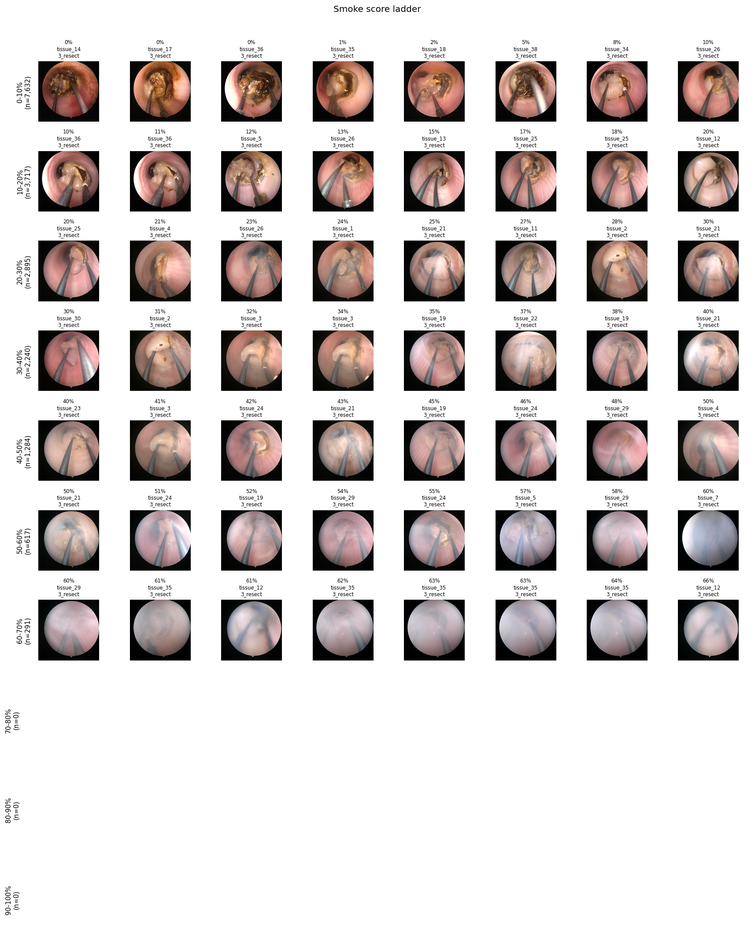
#> input picture smoke_grid.png, 755 x 935 px, shrunk from 1714 x 2122 before the run
$ python smoke_detection.py smoke_grid.png
#> lines starting #> are read from the running program, lines starting #| are printed output that depends on the picture; after the words box and inside, x2 and y2 are one past the last pixel; in counts of white or black regions, pixels touching at a corner belong together
"""
smoke_detection.py — Deterministic CV-based smoke score for circular tissue samples.

Pipeline:
    1. Detect the inner circle of the tissue via Hough Circle Transform.
    2. Mask everything outside the circle.
    3. Compute three smoke indicators inside the mask:
         - Mean HSV saturation       (smoke desaturates → lower = smokier)
         - Canny edge density        (smoke blurs detail → lower = smokier)
         - Mean dark channel prior   (smoke adds airlight → higher = smokier)
    4. Normalize each to [0, 1] against calibrated "clear" / "smoky" anchors.
    5. Combine with weights into a 0–100% smoke score.

The clear/smoky anchor values are dataset-dependent. Calibrate them on a handful
of known-clear and known-smoky tissues before using the score for anything real.
"""

from __future__ import annotations

from dataclasses import dataclass
from typing import Optional, Tuple

import cv2
import numpy as np


# ---------------------------------------------------------------------------
# Data types
# ---------------------------------------------------------------------------

@dataclass
class SmokeMetrics:
    """Raw measurements, per-feature normalized scores, and final weighted score."""
    # Raw measurements
    saturation_mean: float        # 0–255, mean HSV S inside circle
    edge_density: float           # 0–1, fraction of in-circle pixels that are Canny edges
    dark_channel_mean: float      # 0–255, mean dark channel prior inside circle

    # Per-feature normalized smoke contributions in [0, 1] (1 = maximally smoky)
    saturation_score: float
    edge_score: float
    dark_channel_score: float

    # Final score in [0, 100]
    smoke_score: float


# ---------------------------------------------------------------------------
# Circle detection & masking
# ---------------------------------------------------------------------------

def detect_inner_circle(
    image: np.ndarray,
    min_radius_frac: float = 0.10,
    max_radius_frac: float = 0.50,
    dp: float = 1.2,
    param1: float = 100.0,
    param2: float = 30.0,
) -> Optional[Tuple[int, int, int]]:
    """
    Detect the inner circle of a tissue sample with Hough Circle Transform.

    Radius bounds are expressed as fractions of min(height, width) so the same
    parameters work across image resolutions.

    Args:
        image:            BGR image as a numpy array.
        min_radius_frac:  Minimum circle radius / min(H, W).
        max_radius_frac:  Maximum circle radius / min(H, W).
        dp:               Inverse ratio of accumulator resolution.
        param1:           Upper Canny threshold used inside HoughCircles.
        param2:           Accumulator threshold; lower → more (and noisier) circles.

    Returns:
        (cx, cy, r) of the smallest detected circle, or None if no circle is found.
    """
    gray = cv2.cvtColor(image, cv2.COLOR_BGR2GRAY)
    gray = cv2.medianBlur(gray, 5)

    h, w = gray.shape
    min_dim = min(h, w)
    min_radius = int(min_dim * min_radius_frac)
    max_radius = int(min_dim * max_radius_frac)

    circles = cv2.HoughCircles(
        gray,
        cv2.HOUGH_GRADIENT,
        dp=dp,
        minDist=min_dim,  # we expect a single dominant circle
        param1=param1,
        param2=param2,
        minRadius=min_radius,
        maxRadius=max_radius,
    )

    if circles is None:
        return None

    # circles has shape (1, n, 3); pick the smallest-radius one (the inner circle).
    circles = np.round(circles[0]).astype(int)
    cx, cy, r = sorted(circles, key=lambda c: c[2])[0]
    return int(cx), int(cy), int(r)


def make_circle_mask(
    shape: Tuple[int, ...],
    center: Tuple[int, int],
    radius: int,
    shrink: float = 0.95,
) -> np.ndarray:
    """
    Build a uint8 binary mask for a circle.

    `shrink` slightly contracts the radius to avoid sampling the boundary
    artifacts (well rim, lighting falloff, etc.) that often live right at
    the detected edge.
    """
    mask = np.zeros(shape[:2], dtype=np.uint8)
    cv2.circle(mask, center, int(radius * shrink), 255, thickness=-1)
    return mask


# ---------------------------------------------------------------------------
# Per-feature measurements
# ---------------------------------------------------------------------------

def _valid_mask(image: np.ndarray, mask: np.ndarray,
                v_lo: float = 0.30, v_hi: float = 0.75) -> np.ndarray:
    """Circle mask intersected with V in [v_lo, v_hi]. Returns uint8 0/255."""
    hsv = cv2.cvtColor(image, cv2.COLOR_BGR2HSV)
    v = hsv[:, :, 2]
    valid = ((v >= int(v_lo * 255)) & (v <= int(v_hi * 255))).astype(np.uint8) * 255
    return cv2.bitwise_and(mask, valid)


def compute_saturation(image: np.ndarray, mask: np.ndarray) -> float:
    """Mean HSV saturation inside valid (mid-brightness) circle pixels.
    Lower is smokier."""
    valid = _valid_mask(image, mask)
    if cv2.countNonZero(valid) == 0:
        return 0.0
    hsv = cv2.cvtColor(image, cv2.COLOR_BGR2HSV)
    return float(cv2.mean(hsv[:, :, 1], mask=valid)[0])


def compute_edge_density(
    image: np.ndarray,
    mask: np.ndarray,
    canny_low: int = 50,
    canny_high: int = 150,
) -> float:
    """Fraction of valid in-circle pixels that are Canny edges. Lower is smokier."""
    gray = cv2.cvtColor(image, cv2.COLOR_BGR2GRAY)
    edges = cv2.Canny(gray, canny_low, canny_high)
    valid = _valid_mask(image, mask)

    n_valid = int(cv2.countNonZero(valid))
    if n_valid == 0:
        return 0.0
    n_edge = int(cv2.countNonZero(cv2.bitwise_and(edges, edges, mask=valid)))
    return n_edge / n_valid


def compute_dark_channel(
    image: np.ndarray,
    mask: np.ndarray,
    patch_size: int = 15,
) -> float:
    """Mean dark channel prior inside valid (mid-brightness) circle pixels.
    Higher is smokier."""
    valid = _valid_mask(image, mask)
    if cv2.countNonZero(valid) == 0:
        return 0.0
    min_rgb = np.min(image, axis=2).astype(np.uint8)
    kernel = cv2.getStructuringElement(cv2.MORPH_RECT, (patch_size, patch_size))
    dark = cv2.erode(min_rgb, kernel)
    return float(cv2.mean(dark, mask=valid)[0])


# ---------------------------------------------------------------------------
# Top-level scoring
# ---------------------------------------------------------------------------

def _normalize(value: float, clear: float, smoky: float) -> float:
    """Linearly map `value` from the [clear, smoky] range onto [0, 1], clipped."""
    if clear == smoky:
        return 0.0
    return float(np.clip((value - clear) / (smoky - clear), 0.0, 1.0))


def analyze_smoke(
    image: np.ndarray,
    *,
    weights: Tuple[float, float, float] = (0.4, 0.3, 0.3),
    saturation_clear: float = 120.0,
    saturation_smoky: float = -35.1,
    edge_clear: float = 0.10,
    edge_smoky: float = -0.0538,
    dark_clear: float = 20.0,
    dark_smoky: float = 203.7,
    circle: Optional[Tuple[int, int, int]] = None,
) -> Tuple[SmokeMetrics, Tuple[int, int, int]]:
    """
    Compute a 0–100 smoke score for a tissue sample image.

    Args:
        image:               BGR image (numpy array).
        weights:             (saturation, edge, dark_channel). Should sum to 1.
        saturation_clear/_smoky: Anchor mean-saturation values for normalization.
        edge_clear/_smoky:       Anchor edge-density values for normalization.
        dark_clear/_smoky:       Anchor dark-channel values for normalization.
        circle:              Optional pre-computed (cx, cy, r). If None, detected
                             automatically with default Hough parameters.

    Returns:
        (SmokeMetrics, (cx, cy, r)) — the metrics and the circle that was used.

    Raises:
        ValueError: If no inner circle can be detected.
    """
    if circle is None:
        circle = detect_inner_circle(image)
        if circle is None:
            raise ValueError("Could not detect an inner circle in the image.")

    cx, cy, r = circle
    mask = make_circle_mask(image.shape, (cx, cy), r)

    sat = compute_saturation(image, mask)
    edge = compute_edge_density(image, mask)
    dark = compute_dark_channel(image, mask)

    # Note the direction: saturation/edge are inverted (clear > smoky in raw value),
    # so we swap the args to _normalize so that 1.0 always means "maximally smoky".
    sat_score = _normalize(sat, clear=saturation_clear, smoky=saturation_smoky)
    edge_score = _normalize(edge, clear=edge_clear, smoky=edge_smoky)
    dark_score = _normalize(dark, clear=dark_clear, smoky=dark_smoky)

    w_sat, w_edge, w_dark = weights
    weighted = w_sat * sat_score + w_edge * edge_score + w_dark * dark_score
    smoke_score = float(np.clip(weighted * 100.0, 0.0, 100.0))

    metrics = SmokeMetrics(
        saturation_mean=sat,
        edge_density=edge,
        dark_channel_mean=dark,
        saturation_score=sat_score,
        edge_score=edge_score,
        dark_channel_score=dark_score,
        smoke_score=smoke_score,
    )
    return metrics, (cx, cy, r)


# ---------------------------------------------------------------------------
# Visualization helpers (handy while tuning anchors / weights)
# ---------------------------------------------------------------------------

def visualize(
    image: np.ndarray,
    metrics: SmokeMetrics,
    circle: Tuple[int, int, int],
) -> np.ndarray:
    """Overlay the detected circle and metric values on a copy of the image."""
    out = image.copy()
    cx, cy, r = circle
    cv2.circle(out, (cx, cy), r, (0, 255, 0), 2)
    cv2.circle(out, (cx, cy), 3, (0, 0, 255), -1)

    lines = [
        f"Smoke: {metrics.smoke_score:5.1f}%",
        f"Sat:   {metrics.saturation_mean:6.1f}  -> {metrics.saturation_score:.2f}",
        f"Edge:  {metrics.edge_density:6.4f}  -> {metrics.edge_score:.2f}",
        f"Dark:  {metrics.dark_channel_mean:6.1f}  -> {metrics.dark_channel_score:.2f}",
    ]
    for i, line in enumerate(lines):
        y = 30 + i * 28
        # Black halo for legibility on light backgrounds.
        cv2.putText(out, line, (10, y), cv2.FONT_HERSHEY_SIMPLEX, 0.7, (0, 0, 0), 4)
        cv2.putText(out, line, (10, y), cv2.FONT_HERSHEY_SIMPLEX, 0.7, (255, 255, 255), 1)
    return out


# ---------------------------------------------------------------------------
# CLI
# ---------------------------------------------------------------------------

if __name__ == "__main__":
    import argparse

    parser = argparse.ArgumentParser(description="Score a tissue image for smokiness.")
    parser.add_argument("image", help="Path to BGR-readable image.")
    parser.add_argument("--debug-out", default=None,
                        help="If set, write an annotated debug image here.")
    args = parser.parse_args()

    img = cv2.imread(args.image)
#> img is the input picture: shape (935, 755, 3); mean B, G, R 205.2, 206.5, 212.9
    if img is None:
        raise SystemExit(f"Failed to read image: {args.image}")

    metrics, circle = analyze_smoke(img)
#> in detect_inner_circle, `gray = cv2.medianBlur(gray, 5)`:
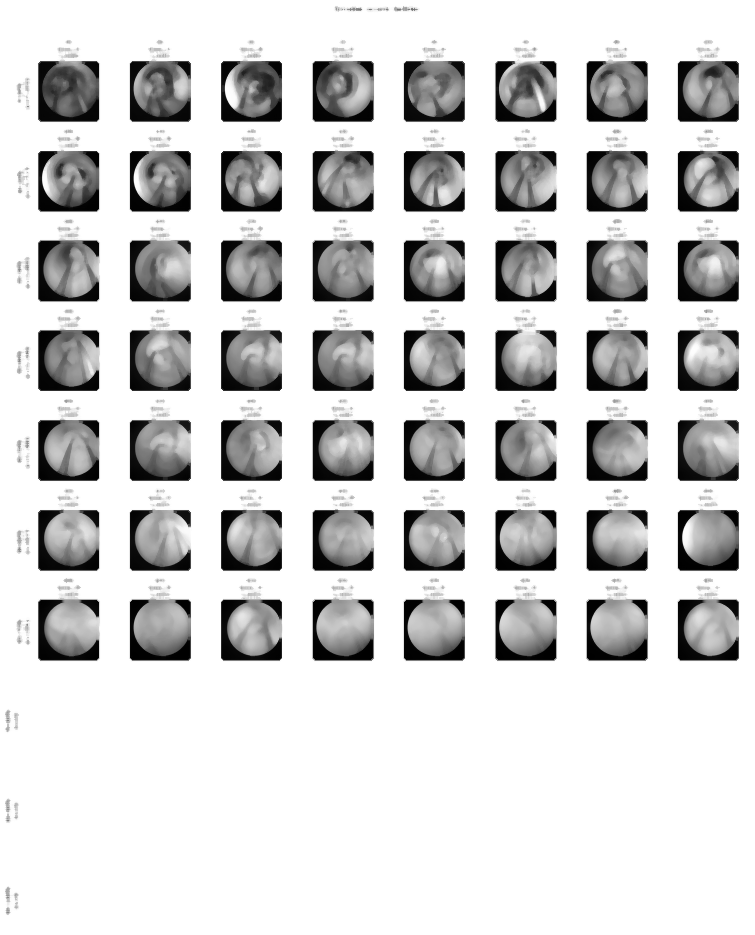
#> gray: shape (935, 755); min 0, max 255, mean 209.7
#> in detect_inner_circle, `circles = cv2.HoughCircles( gray, cv2.HOUGH_GRADIENT, dp=dp, minDist=m..`: circles = [[342.6, 336.6, 276]]
#> in detect_inner_circle, `circles = np.round(circles[0]).astype(int)`: circles = [[343, 337, 276]]
#> in detect_inner_circle, `cx, cy, r = sorted(circles, key=lambda c: c[2])[0]`: cx = 343; cy = 337; r = 276
#> in analyze_smoke, `circle = detect_inner_circle(image)`: circle = (343, 337, 276)
#> in analyze_smoke, `cx, cy, r = circle`: cx = 343; cy = 337; r = 276
#> in make_circle_mask, `cv2.circle(mask, center, int(radius * shrink), 255, thickness=-1)`:
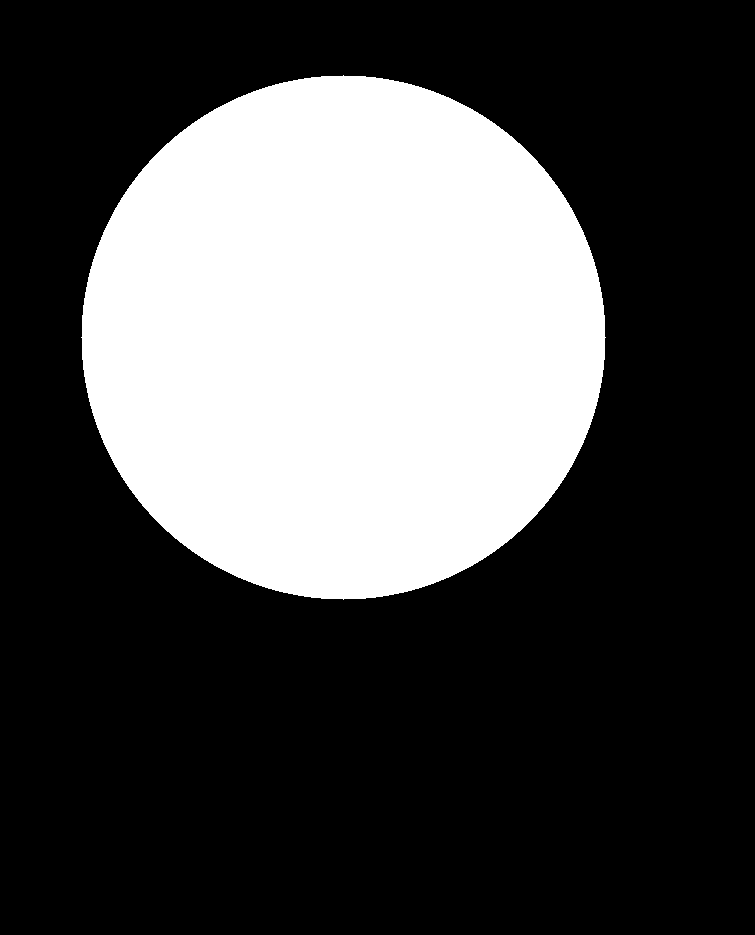
#> mask: shape (935, 755); 30.5% white; 1 white region, box (x1, y1, x2, y2) and area: (81, 75, 606, 600) 215605
#> in _valid_mask, `hsv = cv2.cvtColor(image, cv2.COLOR_BGR2HSV)`: hsv: shape (935, 755, 3); mean H, S, V 15.2, 19.8, 213.2
#> in _valid_mask, `valid = ((v >= int(v_lo * 255)) & (v <= int(v_hi * 255))).astype(np.ui..`:
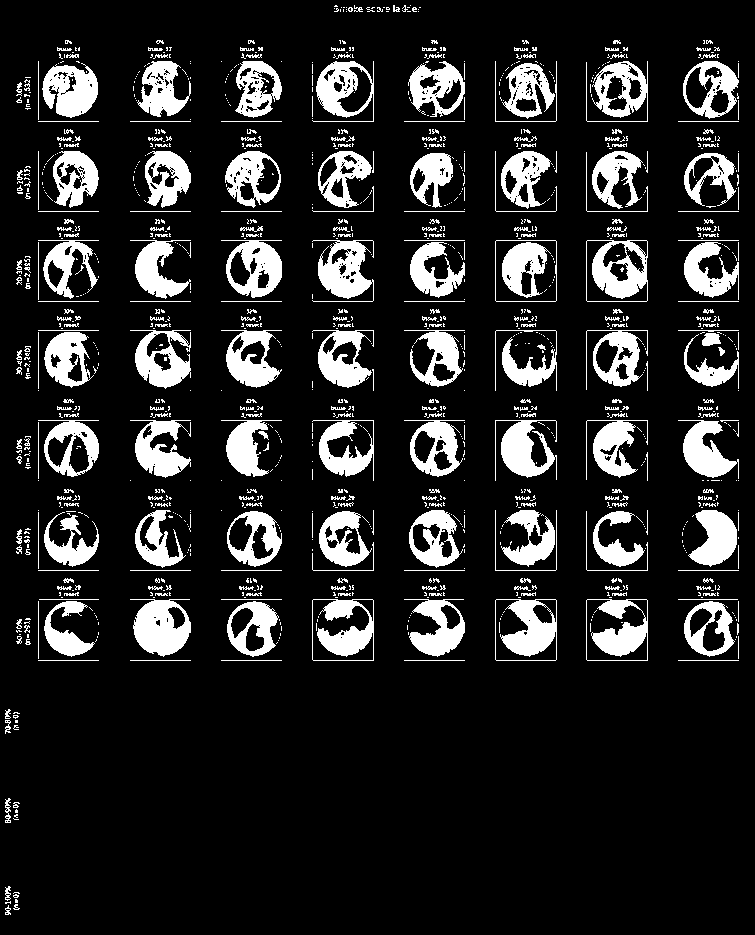
#> valid: shape (935, 755); 14.5% white; 1144 white regions (844 under 20 px), largest, box (x1, y1, x2, y2) and area: (130, 599, 191, 657) 2305, (42, 63, 98, 118) 2075, (312, 240, 374, 302) 2065
#> in _valid_mask, `return cv2.bitwise_and(mask, valid)`:
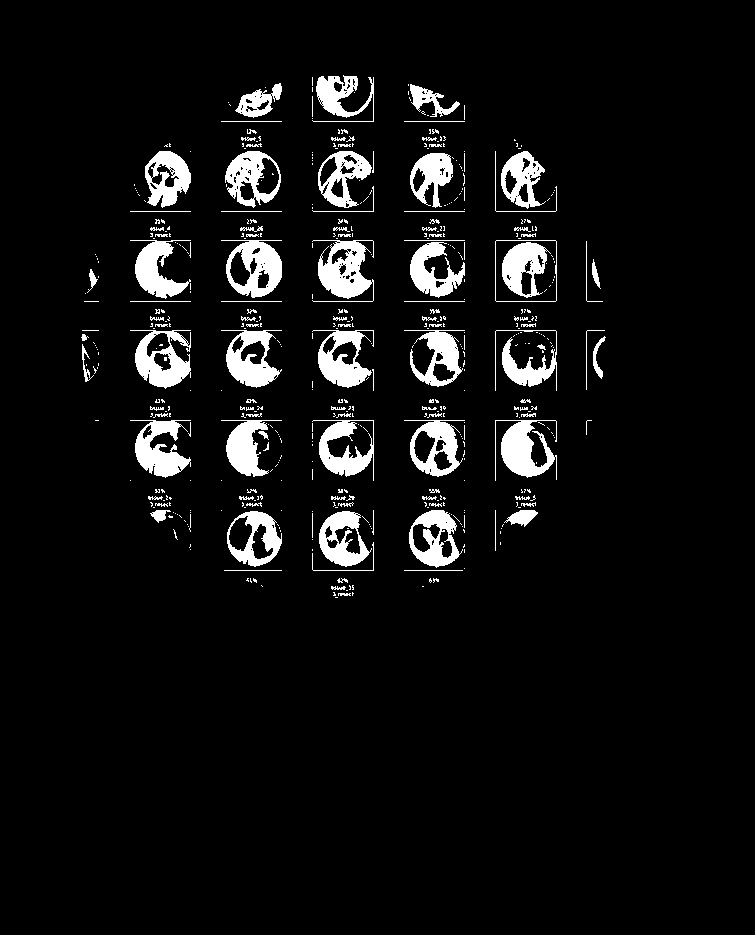
#> returned value: shape (935, 755); 6.5% white; 501 white regions (381 under 20 px), largest, box (x1, y1, x2, y2) and area: (312, 240, 374, 302) 2065, (495, 420, 557, 481) 1913, (221, 240, 282, 298) 1881
#> in analyze_smoke, `sat = compute_saturation(image, mask)`: sat = 60.25
#> in compute_edge_density, `edges = cv2.Canny(gray, canny_low, canny_high)`:
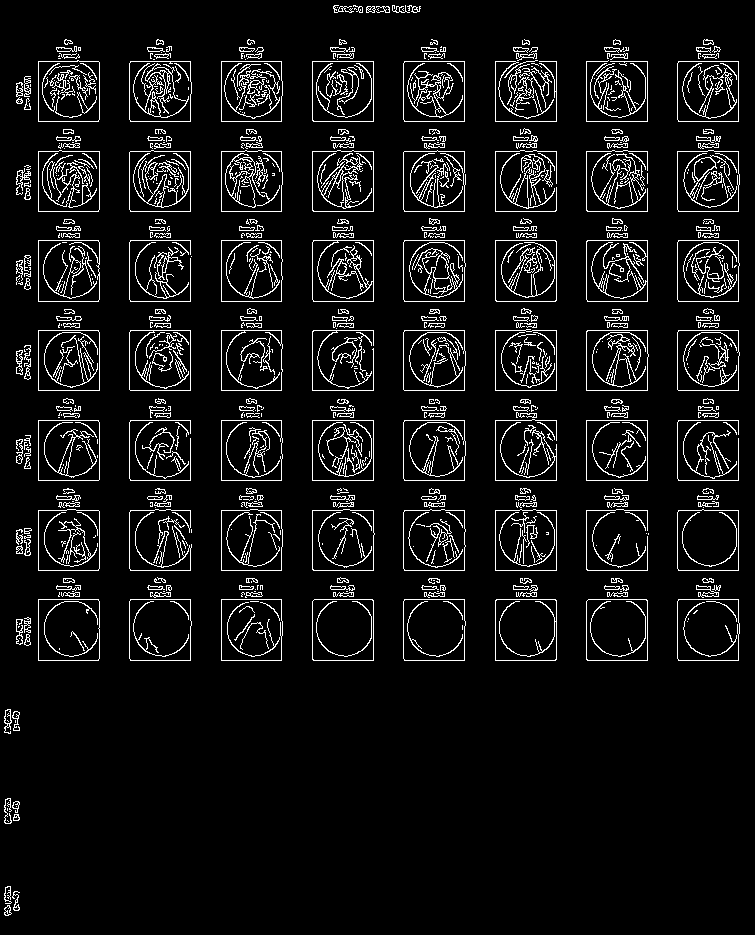
#> edges: shape (935, 755); 7.3% white in thin lines or dots
#> in compute_edge_density, `n_valid = int(cv2.countNonZero(valid))`: n_valid = 45571
#> in compute_edge_density, `n_edge = int(cv2.countNonZero(cv2.bitwise_and(edges, edges, mask=valid..`: n_edge = 13146
#> in analyze_smoke, `edge = compute_edge_density(image, mask)`: edge = 0.288
#> in compute_dark_channel, `dark = cv2.erode(min_rgb, kernel)`:
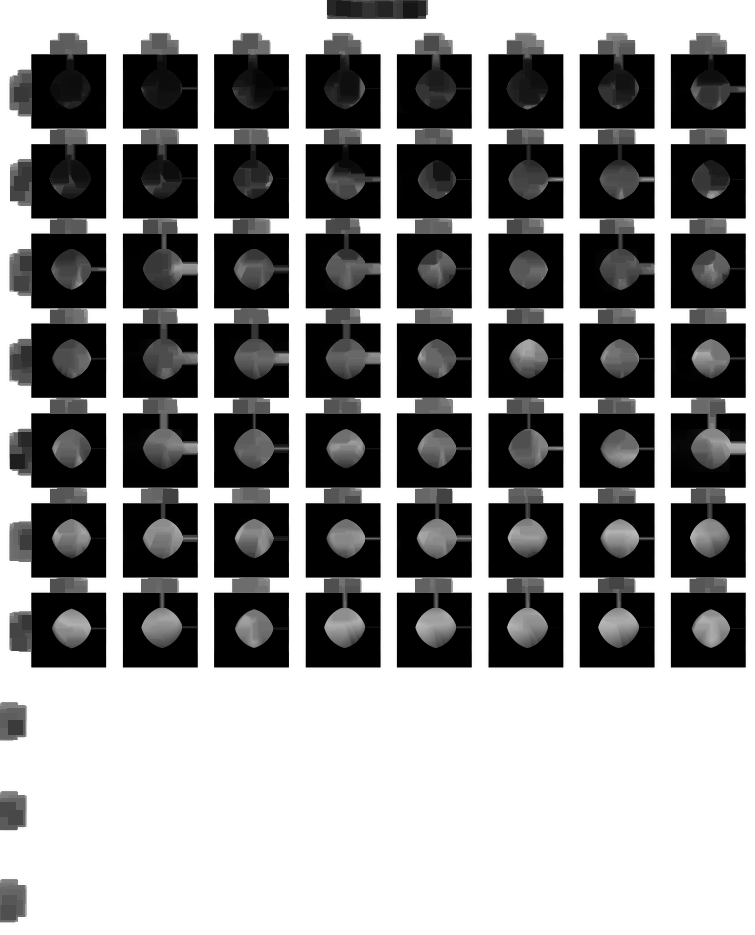
#> dark: shape (935, 755); min 0, max 255, mean 140.9
#> in analyze_smoke, `dark = compute_dark_channel(image, mask)`: dark = 32.01
#> in analyze_smoke, `sat_score = _normalize(sat, clear=saturation_clear, smoky=saturation_s..`: sat_score = 0.385
#> in analyze_smoke, `edge_score = _normalize(edge, clear=edge_clear, smoky=edge_smoky)`: edge_score = 0
#> in analyze_smoke, `dark_score = _normalize(dark, clear=dark_clear, smoky=dark_smoky)`: dark_score = 0.0654
#> in analyze_smoke, `weighted = w_sat * sat_score + w_edge * edge_score + w_dark * dark_score`: weighted = 0.174
#> in analyze_smoke, `smoke_score = float(np.clip(weighted * 100.0, 0.0, 100.0))`: smoke_score = 17.37
#> circle = (343, 337, 276)
    print(f"Smoke score: {metrics.smoke_score:.1f}%")
#| Smoke score: 17.4%
    print(f"  saturation:   raw={metrics.saturation_mean:7.2f}   score={metrics.saturation_score:.3f}")
#|   saturation:   raw=  60.25   score=0.385
    print(f"  edge density: raw={metrics.edge_density:7.4f}   score={metrics.edge_score:.3f}")
#|   edge density: raw= 0.2885   score=0.000
    print(f"  dark channel: raw={metrics.dark_channel_mean:7.2f}   score={metrics.dark_channel_score:.3f}")
#|   dark channel: raw=  32.01   score=0.065

    if args.debug_out:
        cv2.imwrite(args.debug_out, visualize(img, metrics, circle))
        print(f"Wrote debug image: {args.debug_out}")
